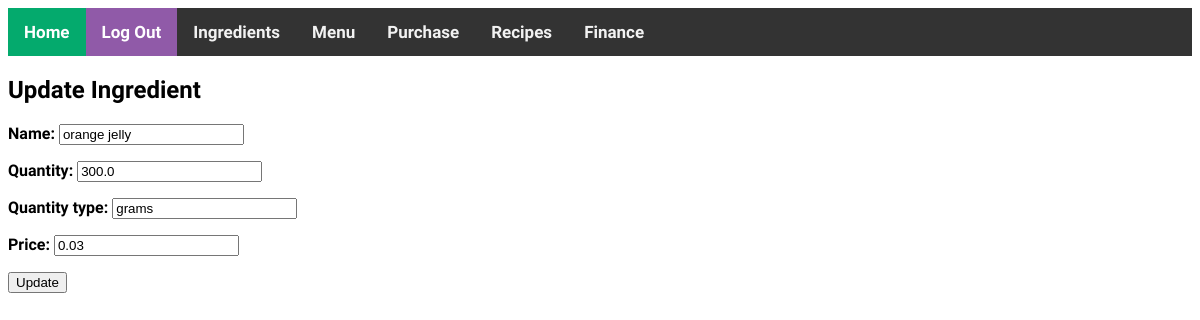
Page /ingredient/1/update (signed in) on the earlier database version.
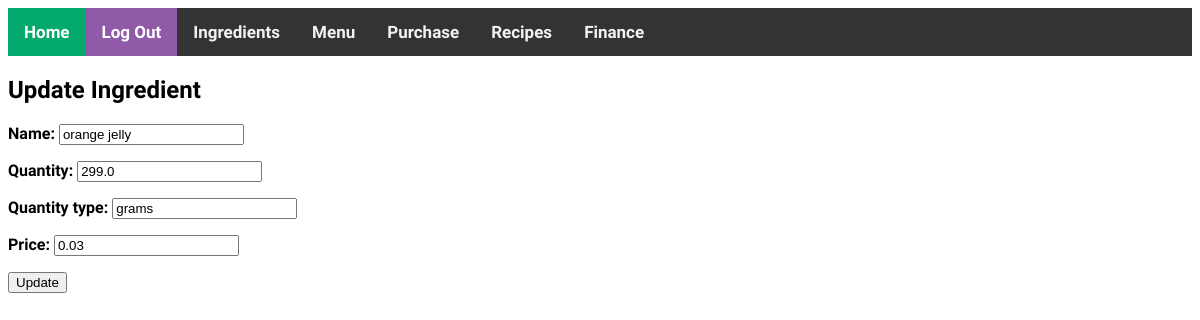
Same page on the later database version.
### inventory/models.py (models this page shows, shortened)
class Ingredient(models.Model):
    name = models.CharField(max_length=200)
    quantity = models.FloatField(default=0)
    quantity_type = models.CharField(max_length=200)
    price = models.FloatField(default=0)

### inventory/views.py (the view)
# urls.py: path('ingredient/<pk>/update', views.IngredientUpdate.as_view(), name='update_ingredient'),
class IngredientUpdate(LoginRequiredMixin, UpdateView):
    template_name = 'inventory/update_ingredient.html'
    form_class = IngredientForm
    model = Ingredient

### inventory/forms.py
class IngredientForm(forms.ModelForm):
    class Meta:
        model = Ingredient
        fields = '__all__'

### inventory/templates/inventory/update_ingredient.html (shortened to what this page needs)
{% extends 'base.html' %}
{% load static %}
{% block content %}
<h2>Update Ingredient</h2>
<form method="post">
  {{ form.as_p }}
  <input type="submit" value="Update" />
</form>
{% endblock %}

Differences in the rows shown:
changed Ingredient "orange jelly": quantity "300.0" → "299.0"
